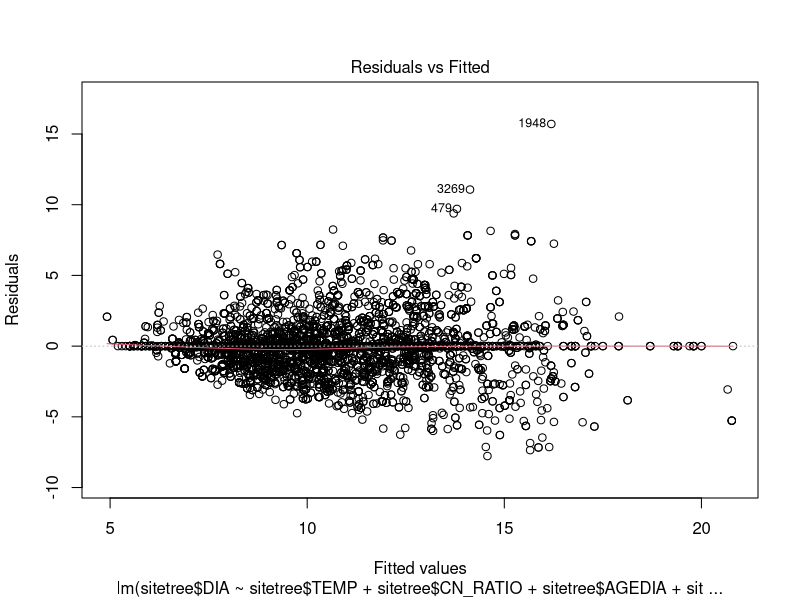
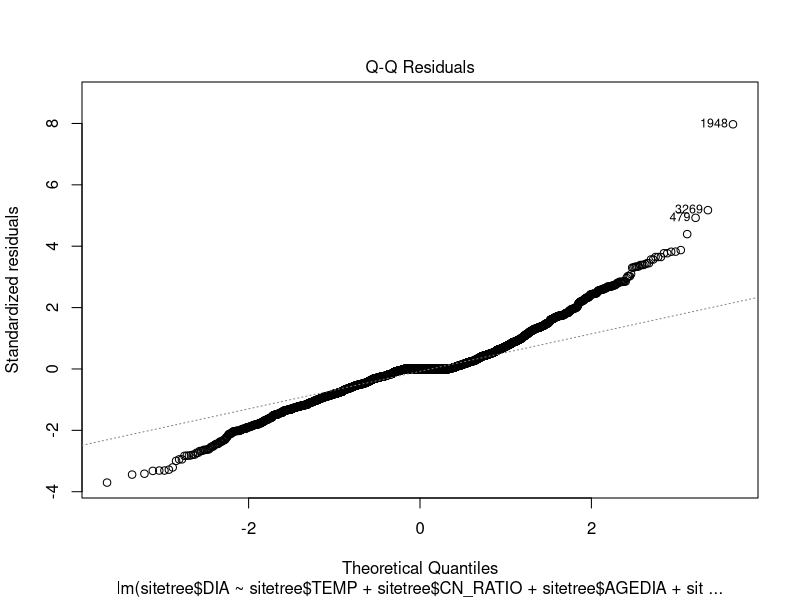
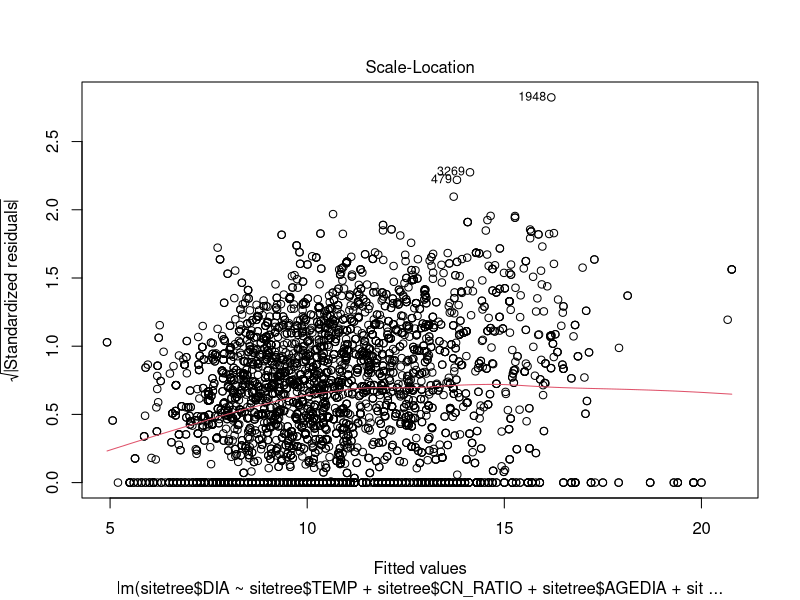
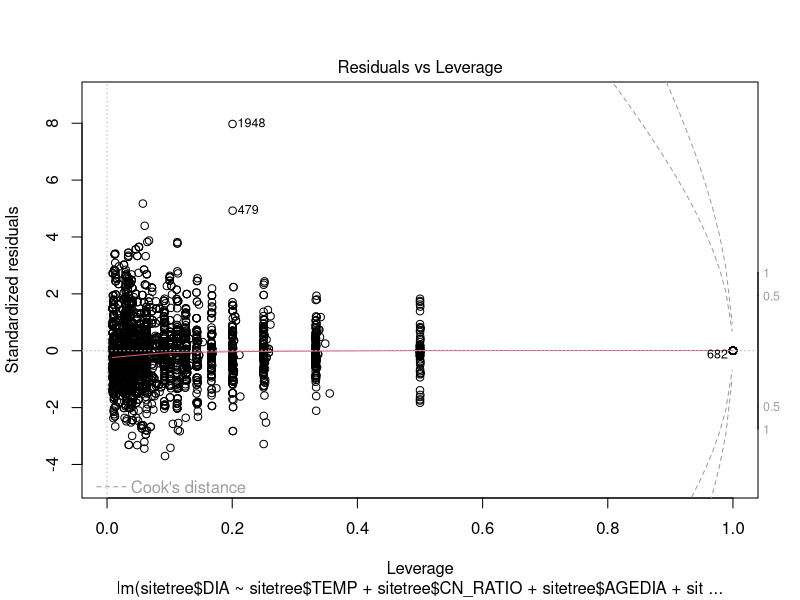
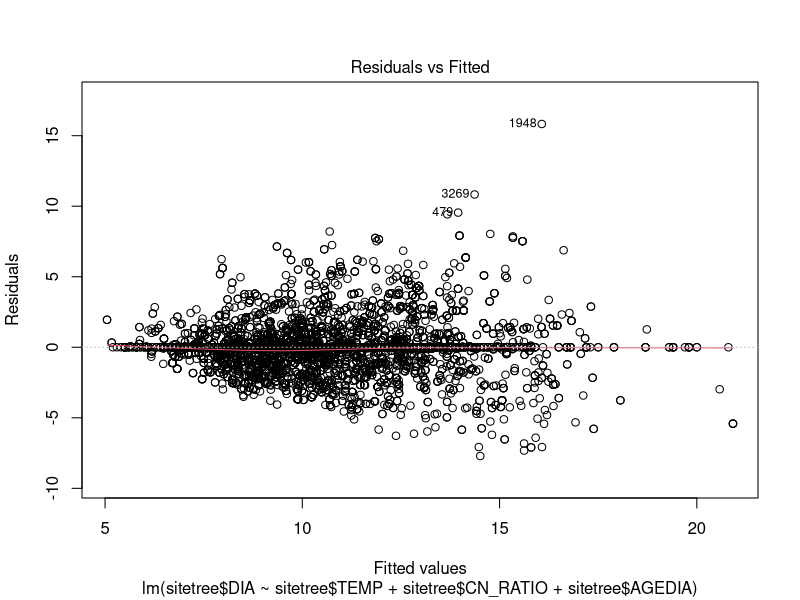
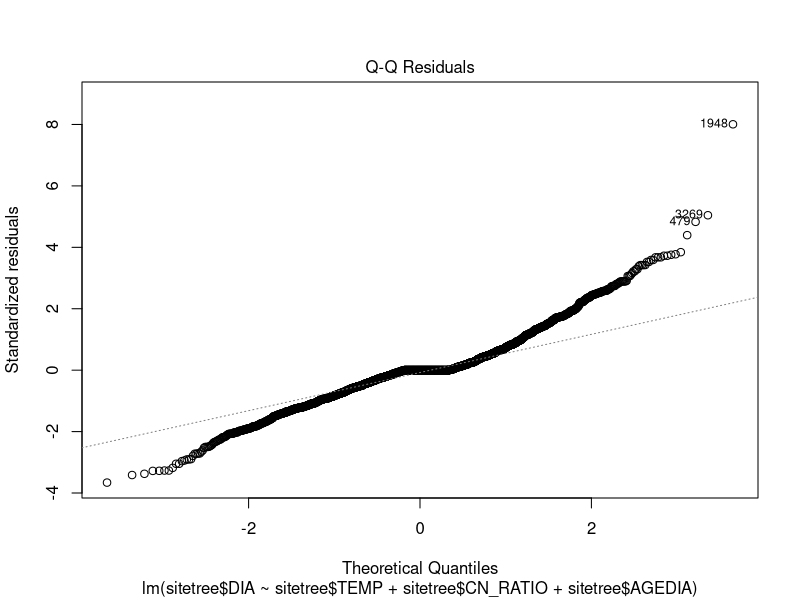
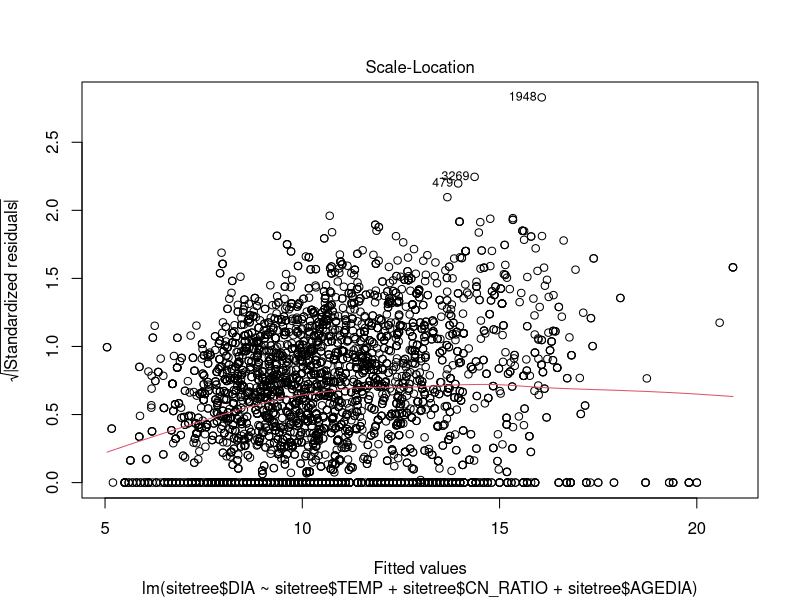
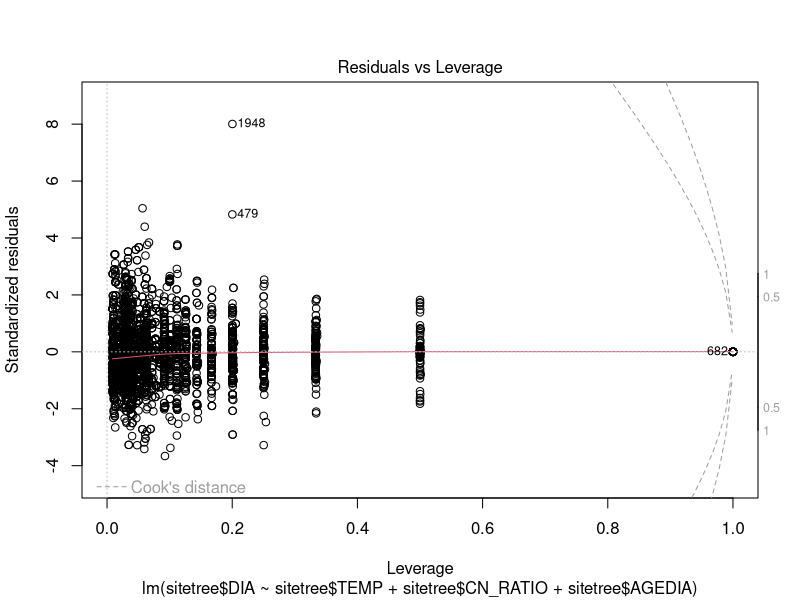

Generate these figures, in order, with R: (Note: this script raises an error after producing the figures.)
sitetree<-read.csv("sitetree11.26.19.csv", header=T, sep=",", stringsAsFactors = F)

model1<-lm(sitetree$DIA~sitetree$TEMP+sitetree$CN_RATIO+sitetree$AGEDIA+sitetree$SPCD+sitetree$SOIL_MOIS)
summary(model1)
plot(model1)


model2<-lm(sitetree$DIA~sitetree$TEMP+sitetree$CN_RATIO+sitetree$AGEDIA)
summary(model2)
plot(model2)

plot(sitetree$CN_RATIO~sitetree$TEMP)

model3<-lm(sitetree$DIA~sitetree$TEMP+sitetree$CN_RATIO+sitetree$AGEDIA+sitetree$SPCD+sitetree$SOIL_MOIS)
summary(model3)
plot(model3)

logmodel1<-lm(sitetree$logDIA~sitetree$TEMP+sitetree$CN_RATIO+sitetree$AGEDIA+sitetree$SPCD+sitetree$SOIL_MOIS)
plot(logmodel1)
summary(logmodel1)

sqrtmodel1<-lm(sitetree$sqrtDIA~sitetree$TEMP+sitetree$CN_RATIO+sitetree$AGEDIA+sitetree$SPCD+sitetree$SOIL_MOIS)
plot(sqrtmodel1)
summary(sqrtmodel1)

sitetree$CN_RATIO<-as.numeric(sitetree$CN_RATIO)
sitetree$SPCD<-as.factor(sitetree$SPCD)

normali1 <- function (x)
{mnT <- mean(x)
sdT <- sd(x)
h<-hist(x,breaks=10 , col="orangered1")
xfit<-seq(min(x),max(x)) 
yfit<-dnorm(xfit,mean=mnT,sd=sdT) 
yfit <- yfit*diff(h$mids[1:2])*length(x) 
lines(xfit, yfit, col="purple3", lwd=2)
qqnorm(x)
qqline(x)
shapiro.test(x)}

normali1(sitetree$DIA[sitetree$SPCD=="110"])
normali1(sitetree$DIA[sitetree$SPCD=="111"])
normali1(sitetree$DIA[sitetree$SPCD=="121"])
normali1(sitetree$DIA[sitetree$SPCD=="128"])


normali1(sitetree$logDIA[sitetree$SPCD=="110"])
normali1(sitetree$logDIA[sitetree$SPCD=="111"])
normali1(sitetree$logDIA[sitetree$SPCD=="121"])
normali1(sitetree$logDIA[sitetree$SPCD=="128"])

sitetree<-mutate(sitetree, logDIA=log10(sitetree$DIA))
sitetree<-mutate(sitetree, sqrtDIA=sqrt(sitetree$DIA))
